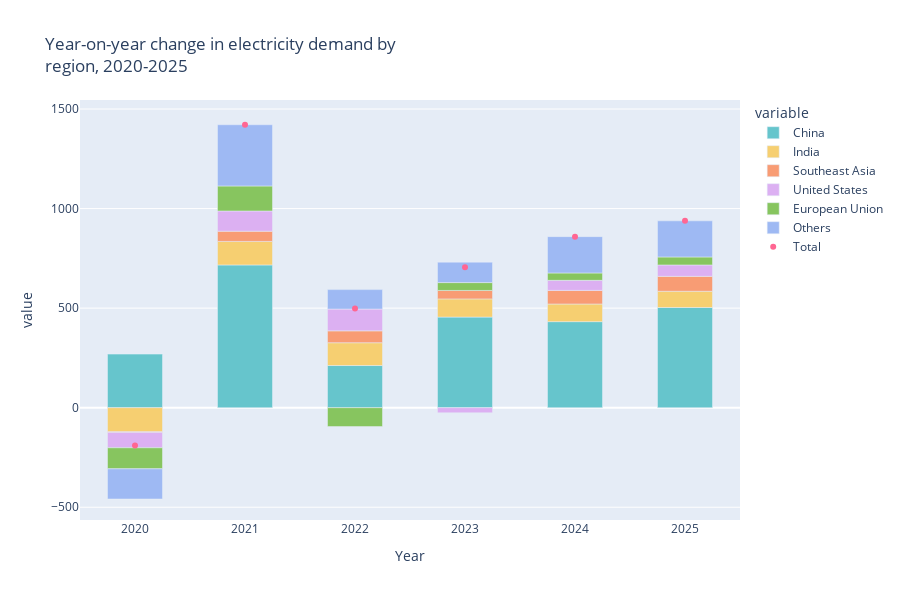

The cell this chart's notebook holds for it:
### Markdown cell above
3. Customise the gap between each bar by using the method `update_layout` and setting the argumen `bargap`. In this case, we want to make the gap slightly wider in order to make the chart less crowded

### Code cell
fig = px.bar(dta, x=dta.index, y=[ 'China', 'India', 'Southeast Asia', 'United States', 'European Union', 'Others'],
            hover_name=dta.index, 
            color_discrete_sequence= px.colors.qualitative.Pastel,
            height=600, width=900,
            title='Year-on-year change in electricity demand by <br>region, 2020-2025')

fig.add_scatter(x=dta.index, y=dta.Total, mode="markers", name="Total")
fig.update_layout(bargap=0.5)  # gap between bars of adjacent location coordinates.
fig.show()

### Figure 1 — Plotly figure (JSON) as saved in the notebook; plotly's stock layout.template omitted (floating-point values rounded to 4 significant figures)
{"data": [{"alignmentgroup": "True", "hovertemplate": "<b>%{hovertext}</b><br><br>variable=China<br>Year=%{x}<br>value=%{y}<extra></extra>", "hovertext": [2020, 2021, 2022, 2023, 2024, 2025], "legendgroup": "China", "marker": {"color": "rgb(102, 197, 204)", "pattern": {"shape": ""}}, "name": "China", "offsetgroup": "China", "orientation": "v", "showlegend": true, "textposition": "auto", "type": "bar", "x": [2020, 2021, 2022, 2023, 2024, 2025], "xaxis": "x", "y": [269.1, 716.9, 211.8, 455, 432.2, 503.1], "yaxis": "y"}, {"alignmentgroup": "True", "hovertemplate": "<b>%{hovertext}</b><br><br>variable=India<br>Year=%{x}<br>value=%{y}<extra></extra>", "hovertext": [2020, 2021, 2022, 2023, 2024, 2025], "legendgroup": "India", "marker": {"color": "rgb(246, 207, 113)", "pattern": {"shape": ""}}, "name": "India", "offsetgroup": "India", "orientation": "v", "showlegend": true, "textposition": "auto", "type": "bar", "x": [2020, 2021, 2022, 2023, 2024, 2025], "xaxis": "x", "y": [-120.6, 118.1, 114.5, 91.4, 88.6, 81.7], "yaxis": "y"}, {"alignmentgroup": "True", "hovertemplate": "<b>%{hovertext}</b><br><br>variable=Southeast Asia<br>Year=%{x}<br>value=%{y}<extra></extra>", "hovertext": [2020, 2021, 2022, 2023, 2024, 2025], "legendgroup": "Southeast Asia", "marker": {"color": "rgb(248, 156, 116)", "pattern": {"shape": ""}}, "name": "Southeast Asia", "offsetgroup": "Southeast Asia", "orientation": "v", "showlegend": true, "textposition": "auto", "type": "bar", "x": [2020, 2021, 2022, 2023, 2024, 2025], "xaxis": "x", "y": [-3.5, 51.3, 59.6, 42.4, 68.3, 74.8], "yaxis": "y"}, {"alignmentgroup": "True", "hovertemplate": "<b>%{hovertext}</b><br><br>variable=United States<br>Year=%{x}<br>value=%{y}<extra></extra>", "hovertext": [2020, 2021, 2022, 2023, 2024, 2025], "legendgroup": "United States", "marker": {"color": "rgb(220, 176, 242)", "pattern": {"shape": ""}}, "name": "United States", "offsetgroup": "United States", "orientation": "v", "showlegend": true, "textposition": "auto", "type": "bar", "x": [2020, 2021, 2022, 2023, 2024, 2025], "xaxis": "x", "y": [-77.3, 101.6, 109.5, -25.9, 50.5, 57.3], "yaxis": "y"}, {"alignmentgroup": "True", "hovertemplate": "<b>%{hovertext}</b><br><br>variable=European Union<br>Year=%{x}<br>value=%{y}<extra></extra>", "hovertext": [2020, 2021, 2022, 2023, 2024, 2025], "legendgroup": "European Union", "marker": {"color": "rgb(135, 197, 95)", "pattern": {"shape": ""}}, "name": "European Union", "offsetgroup": "European Union", "orientation": "v", "showlegend": true, "textposition": "auto", "type": "bar", "x": [2020, 2021, 2022, 2023, 2024, 2025], "xaxis": "x", "y": [-105.8, 125.6, -94.9, 39.5, 37, 40], "yaxis": "y"}, {"alignmentgroup": "True", "hovertemplate": "<b>%{hovertext}</b><br><br>variable=Others<br>Year=%{x}<br>value=%{y}<extra></extra>", "hovertext": [2020, 2021, 2022, 2023, 2024, 2025], "legendgroup": "Others", "marker": {"color": "rgb(158, 185, 243)", "pattern": {"shape": ""}}, "name": "Others", "offsetgroup": "Others", "orientation": "v", "showlegend": true, "textposition": "auto", "type": "bar", "x": [2020, 2021, 2022, 2023, 2024, 2025], "xaxis": "x", "y": [-151.4, 307.5, 97.6, 102.6, 182.5, 181.5], "yaxis": "y"}, {"mode": "markers", "name": "Total", "type": "scatter", "x": [2020, 2021, 2022, 2023, 2024, 2025], "y": [-189.5, 1421, 498.1, 705, 859.1, 938.4]}], "layout": {"bargap": 0.5, "barmode": "relative", "height": 600, "legend": {"title": {"text": "variable"}, "tracegroupgap": 0}, "title": {"text": "Year-on-year change in electricity demand by <br>region, 2020-2025"}, "width": 900, "xaxis": {"anchor": "y", "domain": [0, 1], "title": {"text": "Year"}}, "yaxis": {"anchor": "x", "domain": [0, 1], "title": {"text": "value"}}}}
